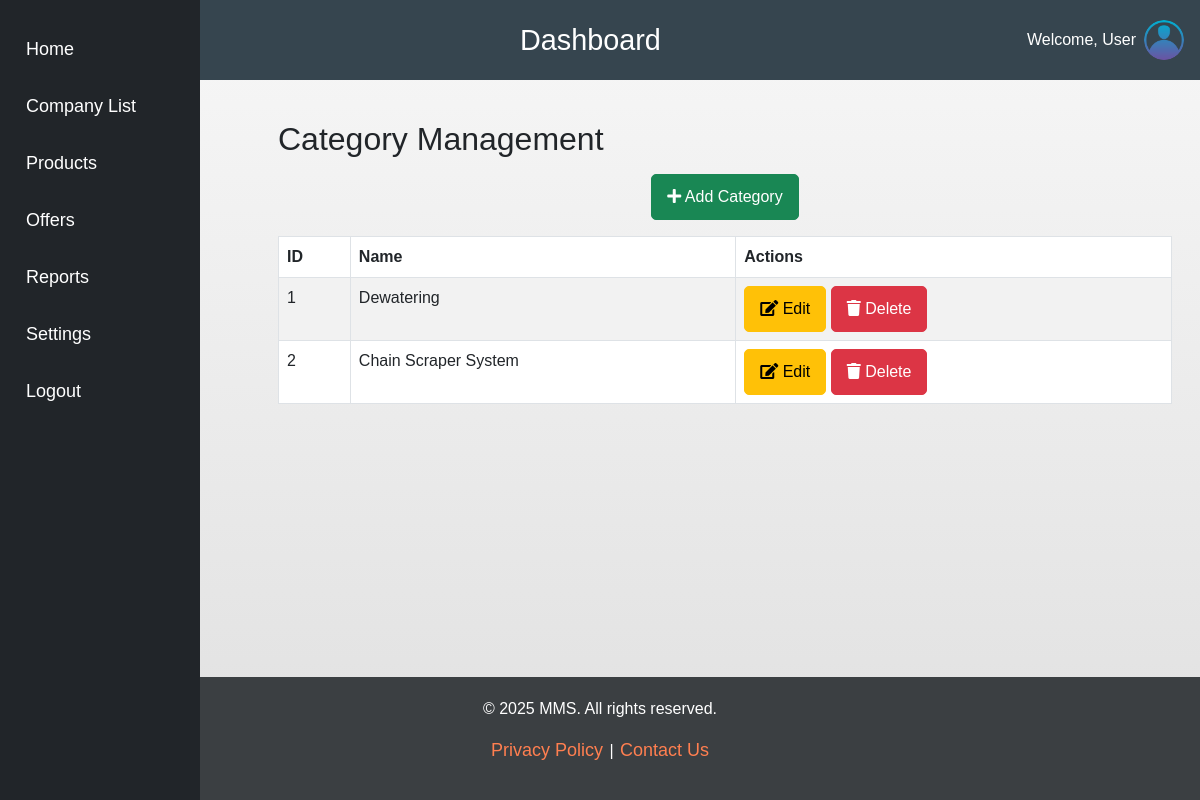
Page /products/categories/ on the committed database.
### products/models.py (models this page shows, shortened)
class Category(models.Model):
    name = models.CharField(max_length=100)

### products/views.py (the view)
# urls.py: path('categories/', views.category_list, name='category_list'),
def category_list(request):
    categories = Category.objects.all()
    return render(request, 'products/category_list.html', {'categories': categories})

### products/templates/products/category_list.html (shortened to what this page needs)
{% extends "base.html" %}
{% block content %}
<div class="container">
    <h2 class="mt-4 mb-3">Category Management</h2>
    <div class="text-center mb-3">
        <a href="{% url 'products:add_category' %}" class="btn btn-success">
            <i class="fa fa-plus"></i> Add Category
        </a>
    </div>
    <table class="table table-bordered table-striped">
        <thead class="thead-dark">
            <tr>
                <th>ID</th>
                <th>Name</th>
                <th>Actions</th>
            </tr>
        </thead>
        <tbody>
            {% for category in categories %}
            <tr>
                <td>{{ category.id }}</td>
                <td>{{ category.name }}</td>
                <td>
                    <a href="{% url 'products:edit_category' category.id %}" class="btn btn-warning btn-sm">
                        <i class="fa fa-edit"></i> Edit
                    </a>
                    <a href="{% url 'products:delete_category' category.id %}" class="btn btn-danger btn-sm">
                        <i class="fa fa-trash"></i> Delete
                    </a>
                </td>
            </tr>
            {% endfor %}
        </tbody>
    </table>
</div>
{% endblock %}

### crm/static/css/styles.css (style rules this page uses)
body { background: linear-gradient(to bottom, #f7f7f7, #e0e0e0); font-family: Arial, sans-serif; min-height: 100vh; display: flex; flex-direction: column; margin: 0; }
a { color: #36454F; text-decoration: none; font-size: large; padding: 2px; border-radius: 5px; }
.btn { display: inline-block; padding: 10px 15px; text-align: center; font-size: 16px; border-radius: 5px; cursor: pointer; transition: background-color 0.3s ease; }
.btn-warning { background-color: #ffc107; border-color: #ffc107; }
.btn-danger { background-color: #dc3545; border-color: #dc3545; }

### rows in the picture
Category: id "1", name "Dewatering"
Category: id "2", name "Chain Scraper System"
